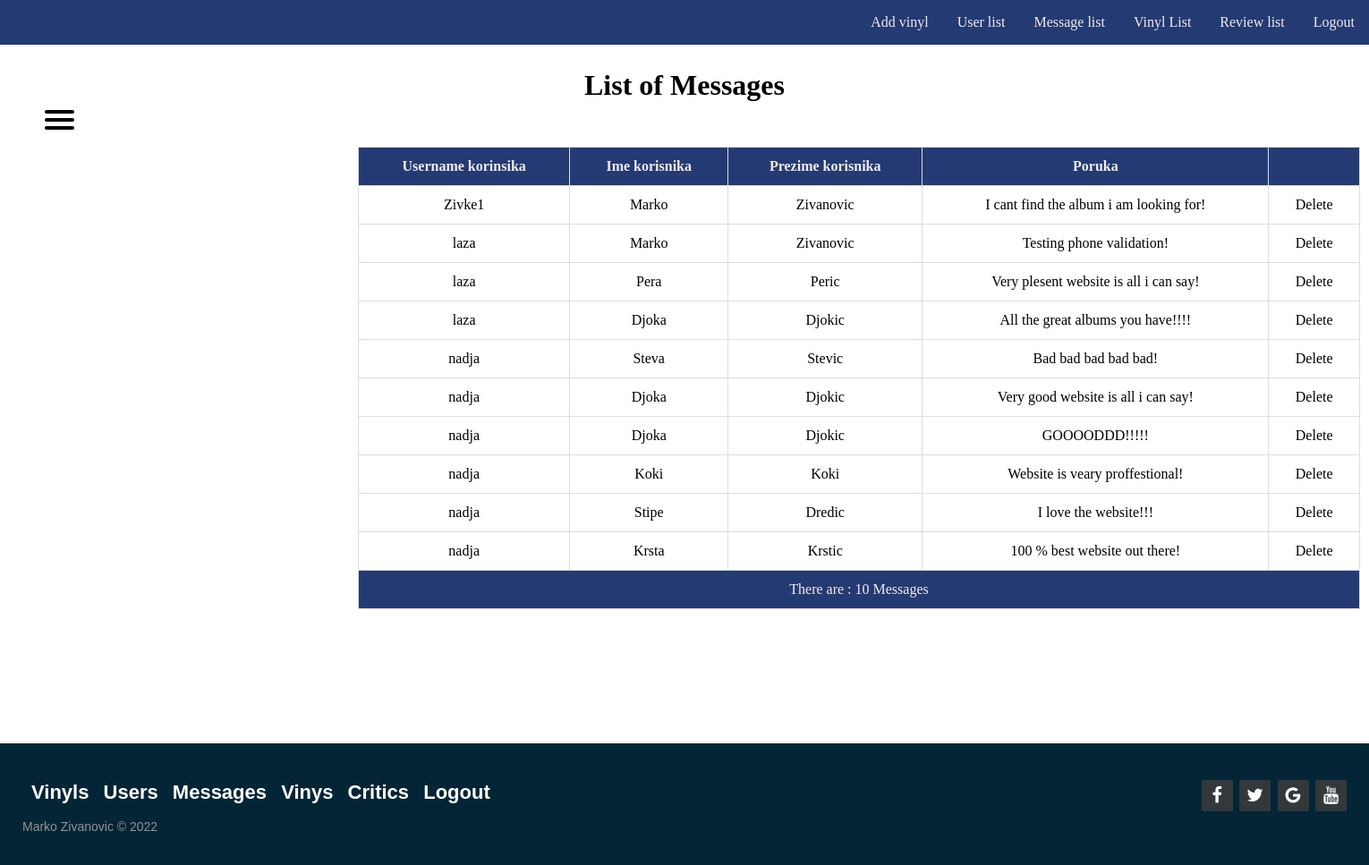
The page /admin/message_list.php on the database its author committed.
### tables this page shows
CREATE TABLE `poruka` (
  `id` int(11) NOT NULL,
  `user_name` text NOT NULL,
  `ime` text NOT NULL,
  `prezime` text NOT NULL,
  `telefon` text NOT NULL,
  `tekst_poruke` text NOT NULL
);

### admin/message_list.php (the view, shortened to what this page needs)
<!DOCTYPE html>
<html lang="en">
<head>
    <link rel="stylesheet" href="https://cdnjs.cloudflare.com/ajax/libs/font-awesome/4.7.0/css/font-awesome.min.css">
    <link rel="stylesheet" href="../css/mein.css" />
    <link rel="stylesheet" href="../css/card.css" />
    <link rel="stylesheet" href="../css/topmein.css">
    <link rel="stylesheet" href="../css/footer.css" />
    <link rel="stylesheet" href="../css/sidemeni.css" />
    <link rel="stylesheet" href="../css/table.css" />
</head>
<body>
    <ul class="navigation">
        <li><a href="add_vinyl.php">Add vinyl</a></li>
        <li><a href="user_list.php">User list</a></li>
        <li><a href="message_list.php">Message list</a></li>
        <li><a href="vinyl_list.php">Vinyl List</a></li>
        <li><a href="review_list.php">Review list</a></li>
        <li><a href="logout_admin.php">Logout</a></li>
    </ul>
    <nav role="navigation">
        <div id="sidemeniToggle">
            <span></span>
            <span></span>
            <span></span>
        </div>
    </nav>
    <div class="container">
    <h1 align='center'>List of Messages</h1>
        <div class="poruka_list_table">
            <?php
            require_once("../connect.php");
            $sql = "SELECT * FROM poruka";
            $exc = $con->query($sql);
            $nbrow = 0;
            echo "<table border=1 align='center' class='table'><thead class='.thead-dark'><th>Username korinsika</th><th>Ime korisnika</th><th>Prezime korisnika</th><th>Poruka</th><th></th></thead>";
            while ($row = $exc->fetch()) {
                echo "<tbody><tr><td>" . $row["user_name"] . "</td><td>" . $row["ime"] . "</td><td>" .  $row["prezime"] . "</td><td>" . $row["tekst_poruke"] . "</td><td>" . "<a class='delite' href='delete_poruka.php?id=" . $row["id"] . "'> Delete </a>" . "</td></tr>";
                $nbrow++;
            }
            echo "<tr><td colspan=5>There are : " . $nbrow . " Messages </td></tr></tbody></table>";
            ?>
        </div>
    </div>
    <footer class="footer-distributed">
        <div class="footer-right">
            <a href="#"><i class="fa fa-facebook"></i></a>
            <a href="#"><i class="fa fa-twitter"></i></a>
            <a href="#"><i class="fa fa-google"></i></a>
            <a href="#"><i class="fa fa-youtube"></i></a>
        </div>
        <div class="footer-left">
            <p class="footer-links">
                <a class="link-1" href="add_vinyl.php">Vinyls </a>
                <a class="link-1" href="user_list.php">Users </a>
                <a class="link-1" href="message_list.php">Messages </a>
                <a class="link-1" href="vinyl_list.php">Vinys </a>
                <a class="link-1" href="review_list.php">Critics </a>
                <a class="link-1" href="logout_admin.php">Logout </a>
            </p>
            <p>Marko Zivanovic &copy; 2022</p>
        </div>
    </footer>
</body>
</html>

### CSS/mein.css (style rules this page uses)
* { margin: 0; padding: 0; box-sizing: border-box; }
body { width: 100%; height: 100%; margin: 0px; padding: 0px; overflow-x: hidden; }

### CSS/topmein.css (style rules this page uses)
.navigation { list-style: none; margin: 0; background: #243A73; display: -webkit-box; display: -moz-box; display: -ms-flexbox; display: -webkit-flex; display: flex; justify-content: flex-end; }
.navigation a { text-decoration: solid; display: block; padding: 1em; color: #F2EBE9; }

### CSS/footer.css (style rules this page uses)
.footer-distributed { background-color: #042536; box-shadow: 0 1px 1px 0 rgba(0, 0, 0, 0.12); text-align: left; width: 100%; font: normal 16px sans-serif; padding: 35px 25px; margin-top: 150px; bottom: 0px; }
.footer-distributed .footer-left p { color: #8f9296; font-size: 14px; margin: 0; }
.footer-distributed p.footer-links { font-size: 22px; font-weight: bold; color: #ffffff; margin: 0 0 10px; padding: 0; transition: ease .25s; }
.footer-distributed p.footer-links a { display: inline-block; line-height: 1.8; text-decoration: none; color: inherit; transition: ease .25s; padding-left: 10px; }
.footer-distributed .footer-links a:before { content: "·"; font-size: 20px; left: 0; color: #fff; display: inline-block; padding-right: 5px; }
.footer-distributed .footer-links .link-1:before { content: none; }
.footer-distributed .footer-right { float: right; margin-top: 6px; max-width: 180px; }
.footer-distributed .footer-right a { display: inline-block; width: 35px; height: 35px; background-color: #33383b; border-radius: 2px; font-size: 20px; color: #ffffff; text-align: center; line-height: 35px; margin-left: 3px; transition:all .25s; }

### CSS/sidemeni.css (style rules this page uses)
#sidemeniToggle { display: block; position: relative; top: 73px; left: 50px; z-index: 1; -webkit-user-select: none; user-select: none; }
#sidemeniToggle span { display: block; width: 33px; height: 4px; margin-bottom: 5px; position: relative; background: black; border-radius: 3px; z-index: 1; transform-origin: 4px 0px; transition: transform 0.5s cubic-bezier(0.77, 0.2, 0.05, 1.0), background 0.5s cubic-bezier(0.77, 0.2, 0.05, 1.0), opacity 0.55s ease; }
#sidemeniToggle span:nth-last-child(2) { transform-origin: 0% 100%; }

### CSS/table.css (style rules this page uses)
.delite { color: black; text-decoration: solid; }
.table { margin-top: 50px; margin-bottom: 50px; width: 100%; border-collapse: collapse; border-style: none; text-align: center; width: 70rem; margin-left: 25em; position: relative; }
.table td, .table th { padding: 12px 15px; border: 1px solid #ddd; text-align: center; font-size: 16px; }
.table th { background-color: #243A73; color: #F2EBE9; }
.table tbody tr:nth-child(even) { background-color: #243A73; color: #F2EBE9; }

### rows shown on the page
poruka: user_name "Zivke1", ime "Marko", prezime "Zivanovic", tekst_poruke "I cant find the album i am looking for!"
poruka: user_name "laza", ime "Marko", prezime "Zivanovic", tekst_poruke "Testing phone validation!"
poruka: user_name "laza", ime "Pera", prezime "Peric", tekst_poruke "Very plesent website is all i can say!"
poruka: user_name "laza", ime "Djoka", prezime "Djokic", tekst_poruke "All the great albums you have!!!!"
poruka: user_name "nadja", ime "Steva", prezime "Stevic", tekst_poruke "Bad bad bad bad bad!"
poruka: user_name "nadja", ime "Djoka", prezime "Djokic", tekst_poruke "Very good website is all i can say!"
poruka: user_name "nadja", ime "Djoka", prezime "Djokic", tekst_poruke "GOOOODDD!!!!!"
poruka: user_name "nadja", ime "Koki", prezime "Koki", tekst_poruke "Website is veary proffestional!"
poruka: user_name "nadja", ime "Stipe", prezime "Dredic", tekst_poruke "I love the website!!!"
poruka: user_name "nadja", ime "Krsta", prezime "Krstic", tekst_poruke "100 % best website out there!"

### other values the page prints
$nbrow "10"
